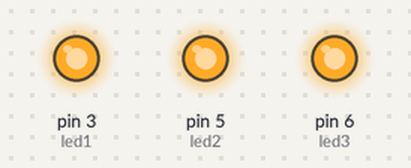
Bench run of a sketch on a simulated Arduino Uno, built with avr-gcc and run on an emulated ATmega328P. On the bench: output pins drawn as LEDs (lit = HIGH). Random numbers use the default seed unless the sketch sets one.

Above: at 0.1 s.
At 6.76 s:
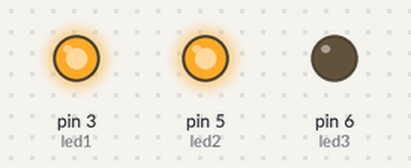
Timing chart, 0 to 40.0 s (numbered marks = the images above):
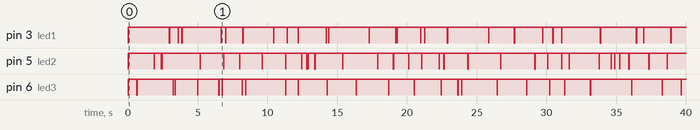

The sketch:

random_strobo_v1.ino
```cpp
/*
Ivar Veermäe strobo Linnagaleriisse
Tõnu Tunnel okt 2013
tonu@tonutunnel.com

Pimendatud ruum, kolm akent, kolm strobo.
Kõik strobod plingivad eraldi suvalises rütmis.
Kõige rohkem 15x/sec; kõige vähem 1x/3sec jooksul.

Paralleelne sõltumatu plinkimine tugineb sellele demole :
http://www.arduino.cc/en/Tutorial/BlinkWithoutDelay
*/


//declare constants
#define FLASH 10           // sähvatuse kestus (ms)
#define MIN 10            // minimaalne delay sähvatuste vahel (ms)
#define MAX 3000           // maksimaalne delay sähvatuste vahel (ms)

int led1 = 3;
int led2 = 5;
int led3 = 6;

// Variables will change:
long prevMillis1 = 0;        // will store last time LED was updated
long prevMillis2 = 0;
long prevMillis3 = 0;
long random1;              // esimene aken genereeritud delay
long random2;              // teine aken genereeritud delay
long random3;              // kolmas aken genereeritud delay


void setup(){
 // Serial.begin(9600);
  randomSeed(analogRead(0));

  pinMode(led1, OUTPUT);
  pinMode(led2, OUTPUT);
  pinMode(led3, OUTPUT);

  //esialgu kustu:
  digitalWrite(led1, HIGH);
  digitalWrite(led2, HIGH);
  digitalWrite(led3, HIGH);


//  //genereerime esimesed rändom delay'd
//  random1 = random(MIN, MAX);
//  random2 = random(MIN, MAX);
//  random3 = random(MIN, MAX);
}


//see osa on programmi korduv osa
void loop() {


  unsigned long curMillis1 = millis();
  unsigned long curMillis2 = millis();
  unsigned long curMillis3 = millis();


  if(curMillis1 - prevMillis1 > random1) {
    digitalWrite(led1, LOW); //põleb
    delay(FLASH);
    digitalWrite(led1, HIGH); //kustu

//    Serial.println("random1:");  // for debugging
//    Serial.println(random1);

    // save the last time you blinked the LED
    prevMillis1 = curMillis1;
    //uus rändom delay
    random1 = random(MIN, MAX);
  }

    if(curMillis2 - prevMillis2 > random2) {
    digitalWrite(led2, LOW); //põleb
    delay(FLASH);
    digitalWrite(led2, HIGH); //kustu

//    Serial.println("random2:");  // for debugging
//    Serial.println(random2);

    // save the last time you blinked the LED
    prevMillis2 = curMillis2;
    //uus rändom delay
    random2 = random(MIN, MAX);
  }

    if(curMillis3 - prevMillis3 > random3) {
    digitalWrite(led3, LOW); //põleb
    delay(FLASH);
    digitalWrite(led3, HIGH); //kustu

//    Serial.println("random3:");  // for debugging
//    Serial.println(random3);

    // save the last time you blinked the LED
    prevMillis3 = curMillis3;
    //uus rändom delay
    random3 = random(MIN, MAX);
  }


  delay(1); // stabiilsuseks 1ms
}
```
